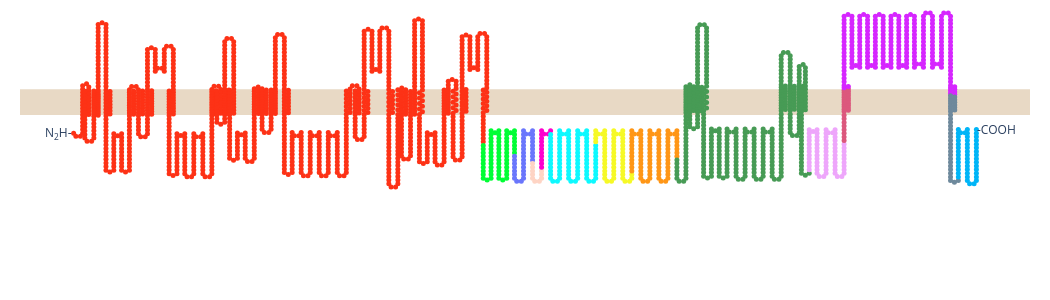

The cell this chart's notebook holds for it:
### Code cell
fig = go.Figure()
fig.add_trace(
    go.Scatter(
        x=xs,
        y=ys,
        mode="lines+markers+text",
        line=dict(shape="spline", width=1, color="lightgray"),
        marker=dict(size=5, color=marker_colors)
    )
)
fig.add_hrect(y0=y0, y1=y1, line_width=0, fillcolor="tan", opacity=0.5, layer="below", row=1, col=1)
NtermAA_x, NtermAA_y = xs[0], ys[0]
fig.add_annotation(x=NtermAA_x, y=NtermAA_y, text="N<sub>2</sub>H-", showarrow=False, xshift=-15)
CtermAA_x, CtermAA_y = xs[-1], ys[-1]
fig.add_annotation(x=CtermAA_x, y=CtermAA_y, text="-COOH", showarrow=False, xshift=20)
fig.update_xaxes(
    showgrid=False,
    zeroline=False,
    showline=False,
    ticks="",
    showticklabels=False,
    visible=False
)
fig.update_yaxes(
    showgrid=False,
    zeroline=False,
    showline=False,
    ticks="",
    showticklabels=False,
    visible=False
)
fig.update_layout(
    width=1050,
    height=300,
    paper_bgcolor="rgba(0,0,0,0)",
    plot_bgcolor="rgba(0,0,0,0)",
    margin=dict(l=20, r=20, t=0, b=100),  # Increased bottom margin to fit the legend
)
fig.write_image("topo.svg")
fig.show()

### Figure 1 — Plotly figure (JSON) as saved in the notebook; plotly's stock layout.template omitted (floating-point values rounded to 4 significant figures; data arrays with more than 128 entries replaced by an {"elided": "..."} marker saying what was removed)
{"data": [{"line": {"color": "lightgray", "shape": "spline", "width": 1}, "marker": {"color": {"elided": "2521 str values"}, "size": 5}, "mode": "lines+markers+text", "type": "scatter", "x": {"elided": "2521 float values"}, "y": {"elided": "2521 float values"}}], "layout": {"annotations": [{"showarrow": false, "text": "N<sub>2</sub>H-", "x": 0, "xshift": -15, "y": 0}, {"showarrow": false, "text": "-COOH", "x": 80.04, "xshift": 20, "y": 0.3926}], "height": 300, "margin": {"b": 100, "l": 20, "r": 20, "t": 0}, "paper_bgcolor": "rgba(0, 0, 0, 0)", "plot_bgcolor": "rgba(0, 0, 0, 0)", "shapes": [{"fillcolor": "tan", "layer": "below", "line": {"width": 0}, "opacity": 0.5, "type": "rect", "x0": 0, "x1": 1, "xref": "x domain", "y0": 2, "y1": 4.821, "yref": "y"}], "width": 1050, "xaxis": {"autorange": true, "range": [-4.755, 84.8], "showgrid": false, "showline": false, "showticklabels": false, "ticks": "", "type": "linear", "visible": false, "zeroline": false}, "yaxis": {"autorange": true, "range": [-7.347, 14.64], "showgrid": false, "showline": false, "showticklabels": false, "ticks": "", "type": "linear", "visible": false, "zeroline": false}}}
